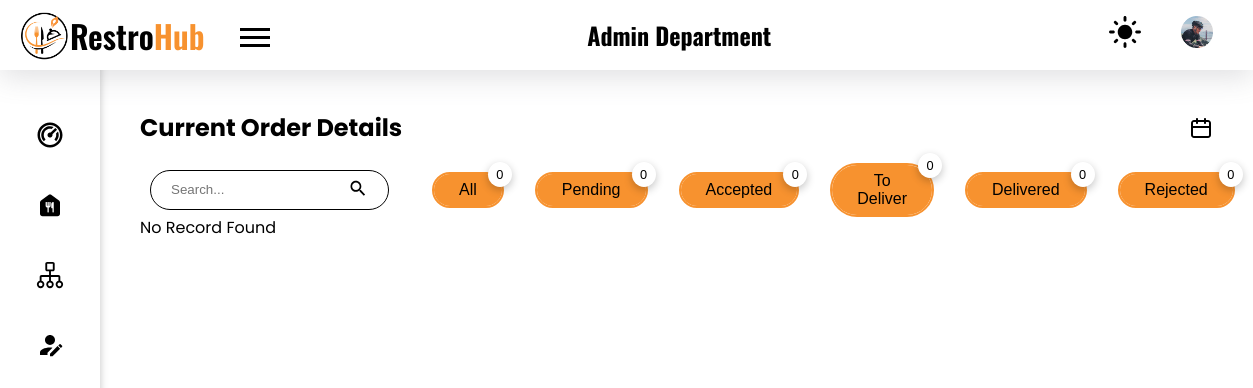
The app's page /admin/order-details.php (signed in), older data.
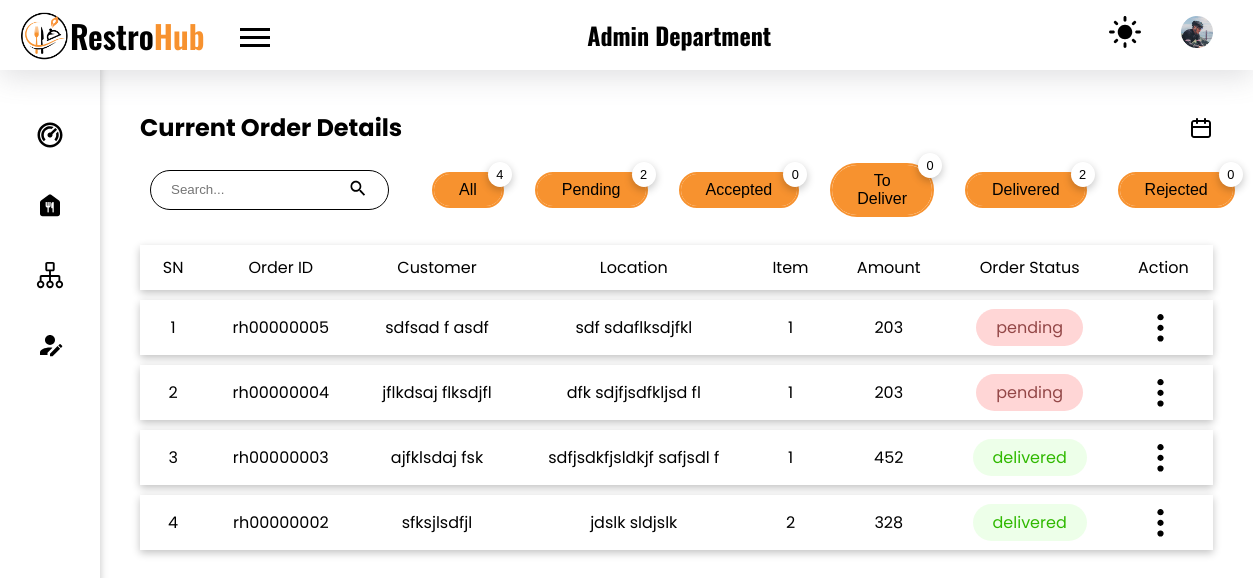
The same page, newer data.
### tables this page shows
CREATE TABLE `orders` (
  `id` int(11) NOT NULL,
  `c_id` int(11) NOT NULL,
  `track_id` varchar(10) NOT NULL,
  `o_c_id` int(11) NOT NULL,
  `qty` int(11) NOT NULL,
  `f_id` int(11) NOT NULL,
  `total_price` int(10) NOT NULL,
  `note` varchar(100) DEFAULT NULL,
  `date` datetime NOT NULL
);

CREATE TABLE `order_contact_details` (
  `o_c_id` int(11) NOT NULL,
  `address` varchar(50) NOT NULL,
  `phone` varchar(10) NOT NULL,
  `c_name` varchar(30) NOT NULL
);

CREATE TABLE `aos` (
  `aos_id` int(11) NOT NULL,
  `order_id` int(11) NOT NULL,
  `status` varchar(15) NOT NULL,
  `date` datetime NOT NULL DEFAULT current_timestamp()
);

### admin/order-details.php (the view, shortened to what the changed rows need)
<!DOCTYPE html>
<html lang="en">
<head>
    <link rel="stylesheet" href="../styles/style.css">
</head>
<body>
    <?php
    require("./components/header.php");
    require("./components/sidebar.php");
    ?>
    <main class="admin_dashboard_body">
        <section class="dashboard_inner-head flex items-center">
            <h2>Current Order Details</h2>
        </section>
        <div class="flex items-center mt-20">
            <div class="flex items-center">
                <?php
                require("../config.php");
                $sql = "select id from orders where Date(date) = CURDATE() group by orders.c_id, orders.date";
                $result = mysqli_query($conn, $sql);
                $count = mysqli_num_rows($result);
                $sql_pending = "select orders.id, aos.status from orders inner join aos on orders.id = aos.order_id where status = 'pending' and Date(orders.date) = CURDATE() group by orders.c_id, orders.date";
                $result_pending = mysqli_query($conn, $sql_pending);
                $count_pending = mysqli_num_rows($result_pending);
                $sql_delivered = "select orders.id, aos.status from orders inner join aos on orders.id = aos.order_id where status = 'delivered' and Date(orders.date) = CURDATE() group by orders.c_id, orders.date";
                $result_delivered = mysqli_query($conn, $sql_delivered);
                $count_delivered = mysqli_num_rows($result_delivered);
                ?>
                <form action="./backend/order/specific-order.php" method="post">
                    <button type="submit" name="specific-order" class="button ml-35 border-curve-lg relative <?php if (isset($_SESSION['filter-by']) && $_SESSION['filter-by'] == "all") echo "active"; ?>">All
                        <div class="count-top shadow"><?php
                                                        echo $count;
                                                        ?>
                        </div>
                    </button>
                </form>
                <form action="./backend/order/specific-order.php" method="post">
                    <button type="submit" name="specific-order" class="button ml-35 border-curve-lg relative <?php if (isset($_SESSION['filter-by']) && $_SESSION['filter-by'] == "pending") echo "active"; ?>">Pending
                        <div class="count-top shadow"><?php
                                                        echo $count_pending;
                                                        ?>
                        </div>
                    </button>
                </form>
                <form action="./backend/order/specific-order.php" method="post">
                    <button type="submit" name="specific-order" class="button ml-35 border-curve-lg relative <?php if (isset($_SESSION['filter-by']) && $_SESSION['filter-by'] == "delivered") echo "active"; ?>">Delivered
                        <div class="count-top shadow"><?php
                                                        echo $count_delivered;
                                                        ?>
                        </div>
                    </button>
                </form>
            </div>
        </div>
        <?php
        require("../config.php");
        if (isset($_SESSION['filter-by']) && $_SESSION['filter-by'] != 'all' && $_SESSION['filter-by'] != "") {
            $filter_by = $_SESSION['filter-by'];
            if ($filter_by == 'delivering' || $filter_by == 'prepared') {
                $sql = "select count(orders.id) as total_item_bought,
                        orders.id,
                        orders.c_id,
                        orders.qty,
                        orders.track_id,
                        sum(orders.total_price) as total_price,
                        orders.note,
                        orders.date,
                        orders.f_id,
                        order_contact_details.address,
                        order_contact_details.phone,
                        order_contact_details.c_name,
                        aos.aos_id,
                        aos.status
                        from orders
                        inner join order_contact_details on orders.o_c_id = order_contact_details.o_c_id
                        inner join aos on orders.id = aos.order_id
                        where aos.status in ('prepared', 'delivering') and
                        Date(orders.date) = CURDATE()
                        group by orders.date, orders.c_id
                        order by orders.id desc";
            } else {
                $sql =
                    "select count(orders.id) as total_item_bought,
                        orders.id,
                        orders.c_id,
                        orders.qty,
                        orders.track_id,
                        sum(orders.total_price) as total_price,
                        orders.note,
                        orders.date,
                        orders.f_id,
                        order_contact_details.address,
                        order_contact_details.phone,
                        order_contact_details.c_name,
                        aos.aos_id,
                        aos.status
                        from orders
                        inner join order_contact_details on orders.o_c_id = order_contact_details.o_c_id
                        inner join aos on orders.id = aos.order_id
                        where aos.status = '$filter_by' and
                        Date(orders.date) = CURDATE()
                        group by orders.date, orders.c_id
                        order by orders.id desc";
            }
        } else {
            $sql = "select count(orders.id) as total_item_bought,
                    orders.id,
                    orders.c_id,
                    orders.qty,
                    orders.track_id,
                    sum(orders.total_price) as total_price,
                    orders.note,
                    orders.date,
                    orders.f_id,
                    order_contact_details.address,
                    order_contact_details.phone,
                    order_contact_details.c_name,
                    aos.aos_id,
                    aos.status
                    from orders
                    inner join order_contact_details on orders.o_c_id = order_contact_details.o_c_id
                    inner join aos on orders.id = aos.order_id
                    where Date(orders.date) = CURDATE()
                    group by orders.date, orders.c_id
                    order by orders.id desc
                    ";
        }
        $result = mysqli_query($conn, $sql) or die("Query Failed");
        if (mysqli_num_rows($result) > 0) {
        ?>
            <table class="mt-20">
                <tr class="shadow">
                    <th>SN</th>
                    <th>Order ID</th>
                    <th>Customer</th>
                    <th>Location</th>
                    <th>Item</th>
                    <th>Amount</th>
                    <th>Order Status</th>
                    <th>Action</th>
                </tr>
                <?php
                $i = 0;
                while ($row = mysqli_fetch_assoc($result)) {
                    $i++;
                    $cid = $row['c_id'];
                    $id = $row['track_id'];
                ?>
                    <tr class="shadow pointer" onclick="redirectToViewPage('<?php echo base64_encode(serialize($cid)); ?>', '<?php echo base64_encode(serialize($id)); ?>');">
                        <td><?php echo $i; ?></td>
                        <td>
                            <?php echo $row['track_id']; ?>
                        </td>
                        <td><?php echo $row['c_name']; ?></td>
                        <td><?php echo $row['address']; ?></td>
                        <td><?php echo $row['total_item_bought']; ?></td>
                        <td><?php echo $row['total_price']; ?></td>
                        <td><span class="<?php echo $row['status']; ?> border-curve-lg p_7-20"><?php echo $row['status']; ?></span></td>
                        <td class="table_action_container">
                            <button class="no_bg no_outline table_option-menu">
                                <img src="../images//ic_options.svg" alt="options menu">
                            </button>
                        </td>
                    </tr>
                <?php } ?>
            </table>
        <?php
        } else {
            echo "No Record Found";
        }
        ?>
    </main>
</body>
</html>

Row changes from the older to the newer data that the page shows:
added orders: track "rh00000005", o_c.c_name "sdfsad f asdf", o_c.address "sdf sdaflksdjfkl", total_item_bought "1", total_price "203", aos.status "pending"
added orders: track "rh00000004", o_c.c_name "jflkdsaj flksdjfl", o_c.address "dfk sdjfjsdfkljsd fl", total_item_bought "1", total_price "203", aos.status "pending"
added orders: track "rh00000003", o_c.c_name "ajfklsdaj fsk", o_c.address "sdfjsdkfjsldkjf safjsdl f", total_item_bought "1", total_price "452", aos.status "delivered"
added orders: track "rh00000002", o_c.c_name "sfksjlsdfjl", o_c.address "jdslk sldjslk", total_item_bought "2", total_price "328", aos.status "delivered"
Text that changed along with them:
$count: "0" → "4"
$count_pending: "0" → "2"
$count_delivered: "0" → "2"
text no longer shown: "No Record Found"
text now shown: "SN Order ID Customer Location Item Amount Order Status Action"
